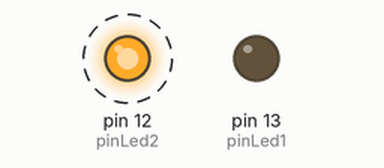
The sketch below on a simulated Arduino Uno, built with avr-gcc and run on an emulated ATmega328P. On the bench: output pins drawn as LEDs (lit = HIGH). Dashed ring = blinking.

Above: at 0.2 s.
Timing chart, 0 to 3.5 s (numbered marks = the images above):
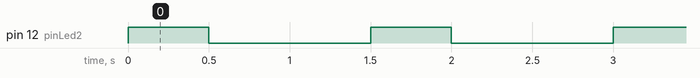

The sketch:

Led.ino
```cpp
int pinLed1 = 13;
int pinLed2 = 12;
int pinLed3 = 11;
int i = 0;

void setup(){
  pinMode(pinLed1,OUTPUT);
 // pinMode(pinLed3,OUTPUT);
  pinMode(pinLed2,OUTPUT);
}


void loop(){

  if(i<100){
    //digitalWrite(pinLed1,HIGH);
    digitalWrite(pinLed2,HIGH);
    digitalWrite(pinLed3,HIGH);
    delay(500);
    //digitalWrite(pinLed1,LOW);
    digitalWrite(pinLed2,LOW);
    digitalWrite(pinLed3,LOW);


    digitalWrite(pinLed1,LOW);
    delay(1000);
    i++;
  }
  if(i>=100){
    digitalWrite(pinLed1,LOW);

  }
}
```

Measured:
- by itself, pin 12 (pinLed2): alternates HIGH for 0.50 s and LOW for 1.0 s
